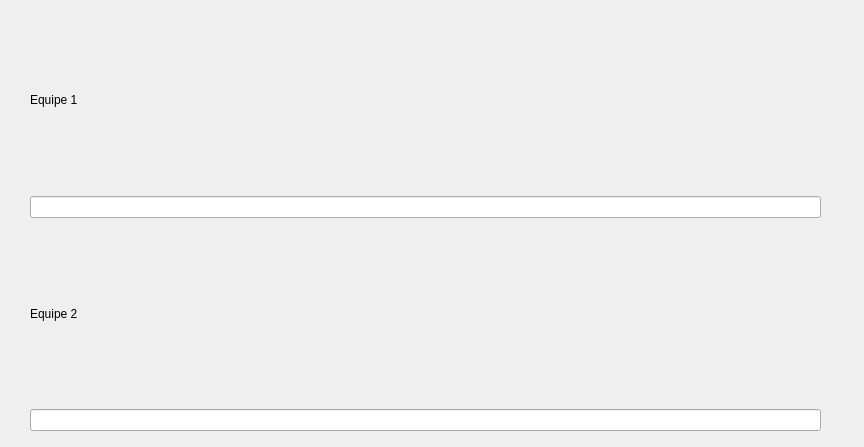
<?xml version="1.0" encoding="UTF-8"?>
<ui version="4.0">
 <class>stat</class>
 <widget class="QDialog" name="stat">
  <property name="geometry">
   <rect>
    <x>0</x>
    <y>0</y>
    <width>864</width>
    <height>447</height>
   </rect>
  </property>
  <property name="windowTitle">
   <string>Dialog</string>
  </property>
  <widget class="QWidget" name="layoutWidget">
   <property name="geometry">
    <rect>
     <x>30</x>
     <y>10</y>
     <width>791</width>
     <height>421</height>
    </rect>
   </property>
   <layout class="QVBoxLayout" name="verticalLayout">
    <item>
     <widget class="QLabel" name="label">
      <property name="text">
       <string>Equipe 1</string>
      </property>
     </widget>
    </item>
    <item>
     <widget class="QLineEdit" name="equipe2"/>
    </item>
    <item>
     <widget class="QLabel" name="label_2">
      <property name="text">
       <string>Equipe 2</string>
      </property>
     </widget>
    </item>
    <item>
     <widget class="QLineEdit" name="equipe1"/>
    </item>
   </layout>
  </widget>
 </widget>
 <resources/>
 <connections/>
</ui>
